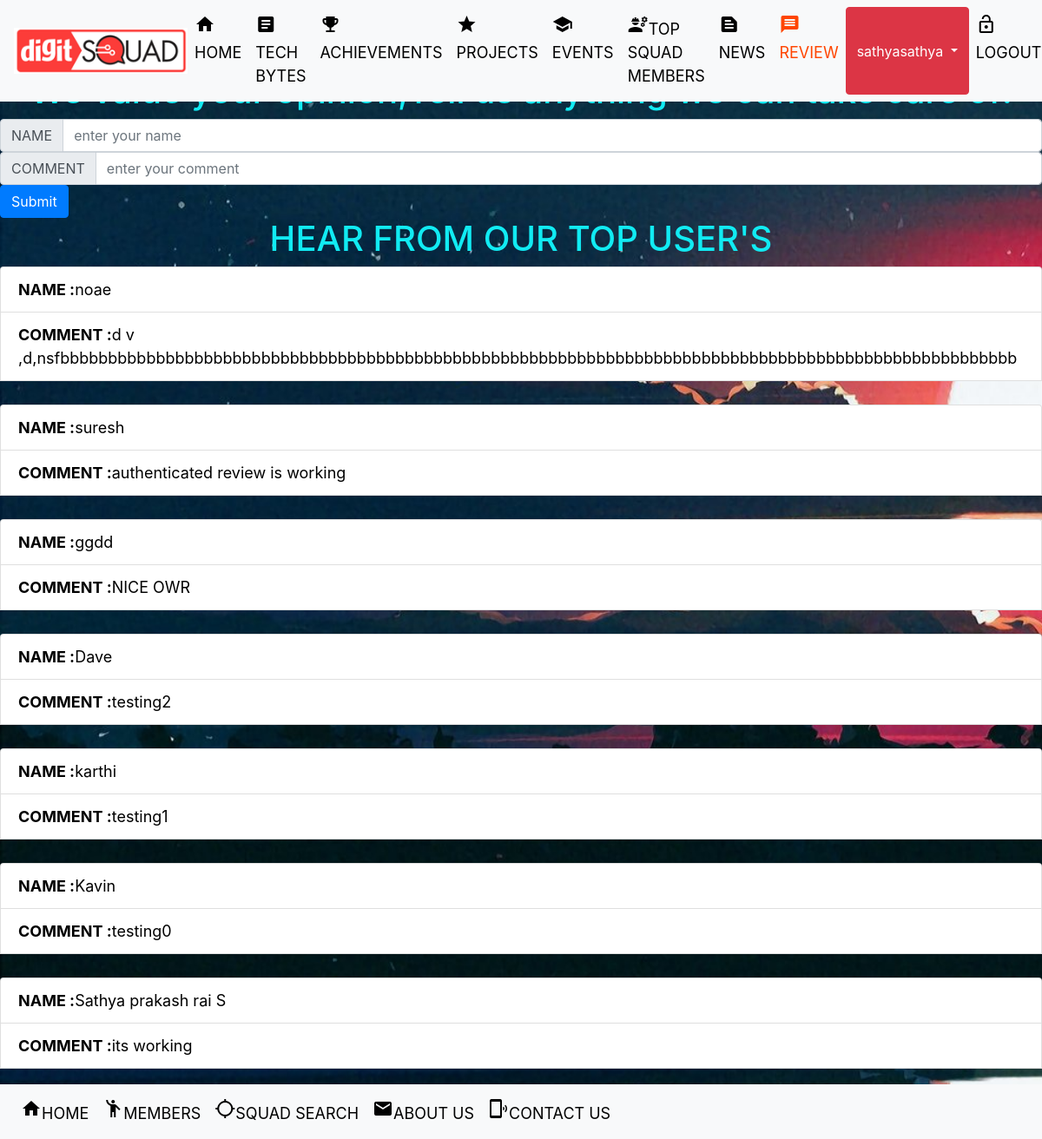
/comment/ (signed in), run on the app's committed database.
### main/models.py (models this page shows)
class review(models.Model):
	name=models.CharField(max_length=100)
	comment=models.CharField(max_length=5000)

### main/views.py (the view)
# urls.py: path('comment/',include("main.urls")),
def comment(request):
    obj = review.objects.all()
    return render(request,"review.html",{'obj':obj})

### templates/review.html (shortened to what this page needs)
<!doctype html>
{% load static %}
<html lang="en">
  <head>
    <link rel="stylesheet" href="https://stackpath.bootstrapcdn.com/bootstrap/4.5.2/css/bootstrap.min.css">
  </head>
  <body>
  <link rel='stylesheet'  href="{% static 'CSS\master.css' %}">
 <nav class="navbar fixed-top navbar-dark bg-light">
  <nav class="navbar fixed-top navbar-expand-lg navbar-warning bg-light">
<div style="width: 200px;">
      <img style="width:200px ;" src="{% static 'images/logo.png' %}" class="img" alt="not found">
  </div>
  <div class="collapse navbar-collapse" id="navbarText">
    <ul class="navbar-nav mr-auto">
      <li class="nav-item active">
        <a class="nav-link" style="color: #000000" href="/basic"><div class="hello"><span class="material-icons">home</span>HOME</div></a>
      </li>
      <li class="nav-item ">
        <a class="nav-link" style="color: #000000" href="/newspost"><div class="hello"><span class="material-icons">article</span>TECH BYTES</div></a>
      </li>
      <li class="nav-item ">
        <a class="nav-link" style="color: #000000" href="/achievements"><div class="hello"><span class="material-icons">emoji_events</span>ACHIEVEMENTS</div></a>
      </li>
      <li class="nav-item ">
        <a class="nav-link" style="color: #000000" href="/project"><div class="hello"><span class="material-icons">star</span>PROJECTS</div></a>
      </li>
      <li class="nav-item ">
        <a class="nav-link" style="color: #000000" href="/events"><div class="hello"><span class="material-icons">school</span>EVENTS</div></a>
      </li>
      <li class="nav-item">
        <a class="nav-link" style="color: #000000" href="/tmembers"><div class="hello"><span class="material-icons">engineering</span>TOP SQUAD MEMBERS</div></a>
      </li>
      <li class="nav-item">
        <a class="nav-link" style="color: #000000" href="/news"><div class="hello"><span class="material-icons">text_snippet</span>NEWS</div></a>
      </li>
      <li class="nav-item">
        <a class="nav-link" style="color: #ff4500" href="/comment"><div class="hello"><span class="material-icons">message</span>REVIEW</div></a>
      </li>
      {% if user.is_authenticated %}
      <div style="border-radius:50%" class="btn-group">
     <button type="button" class="btn btn-danger dropdown-toggle" data-toggle="dropdown" aria-haspopup="true" aria-expanded="false">
      {{request.user.username}}
     </button>
        <li class="nav-item">
        <a class="nav-link" style="color: #000000" href="/logout"><div class="hello"><span class="material-icons">lock_open</span>LOGOUT</div></a>
      </li>
      {% else %}
     &emsp;&emsp;&emsp;&emsp;&emsp;&emsp;&emsp;&emsp;
      </li>
       <li class="nav-item">
        <a class="nav-link" style="color: #000000" href="/login"><div class="hello"><span class="material-icons">login</span>SIGNUP</div></a>
      </li>
      {% endif %}
</div>
    </ul>
  </div>
</nav>
</nav>
 <br>
  <br><br>
  {% if request.user.is_authenticated %}
  <h1 style="text-align:center;"><a style="color: #11EBF3" class="font">We value your opinion,Tell us anything we can take care of!</a></h1>
<form action="add_comment/">{% csrf_token %}
<div class="input-group">
  <div class="input-group-prepend">
    <span class="input-group-text" id="inputGroup-sizing-default">NAME</span>
  </div>
  <input type="text" name ="head" placeholder="enter your name" class="form-control" aria-label="Sizing example input" aria-describedby="inputGroup-sizing-default">
</div>
<div class="input-group">
  <div class="input-group-prepend">
    <span class="input-group-text" id="inputGroup-sizing-default">COMMENT</span>
  </div>
  <input type="text" name ="review" placeholder="enter your comment" class="form-control" aria-label="Sizing example input" aria-describedby="inputGroup-sizing-default">
</div>
<button type="submit" class="btn btn-primary">Submit</button>
{% endif %}
</form>
 <h1 style="text-align:center;"><a style="color: #11EBF3;" class="font">HEAR FROM OUR TOP USER'S</a></h1>
{% for i in obj reversed%}
<ul class="list-group">
  <li class="list-group-item"><b>NAME  :</b>{{i.name}}</li>
  <li  style="overflow-wrap: break-word;"class="list-group-item"><b>COMMENT  :</b>{{i.comment}}</li>
  <br>
 </ul>
{% endfor %}
 </body>
<br><br>
<nav class="navbar fixed-bottom navbar-expand-sm bg-light">
<nav class="navbar fixed-bottom navbar-expand-lg navbar-warning bg-light">
  <div class="collapse navbar-collapse" id="navbarText">
    <ul class="navbar-nav mr-auto">
      <li class="nav-item active">
        <a class="nav-link" style="color: #000000" href="/basic"><div class="hello"><span class="material-icons">home</span>HOME</div></a>
      </li>
      <li class="nav-item ">
        <a class="nav-link" style="color: #000000" href="/members"><div class="hello"><span class="material-icons">emoji_people</span>MEMBERS</div></a>
      </li>
      <li class="nav-item ">
        <a class="nav-link" style="color: #000000" href="/pybot"><div class="hello"><span class="material-icons">location_searching</span>SQUAD SEARCH</div></a>
      </li>
      <li class="nav-item ">
        <a class="nav-link" style="color: #000000" href="/aboutus"><div class="hello"><span class="material-icons">mail</span>ABOUT US</div></a>
      </li>
      <li class="nav-item ">
        <a class="nav-link" style="color: #000000" href="/contactus"><div class="hello"><span class="material-icons">phonelink_ring</span>CONTACT US</div></a>
      </li>
    </ul>
  </div>
</nav>
</nav>
    </body>
  </body>
  </body>
</html>

### static/CSS/master.css (style rules this page uses)
body { color: black; font-size: large; }

### data on the page
review: name "noae", comment "d v ,d,nsfbbbbbbbbbbbbbbbbbbbbbbbbbbbbbbbbbbbbbbbbbbbbbbbbbbbbbbbbbbbbbbbbbbbbbbbbbbbbbbbbbbbbbbbbbbbbbbbbbbbb"
review: name "suresh", comment "authenticated review is working"
review: name "ggdd", comment "NICE OWR"
review: name "Dave", comment "testing2"
review: name "karthi", comment "testing1"
review: name "Kavin", comment "testing0"
review: name "Sathya prakash rai S", comment "its working"

### other printed values
{{ request.user.username }} "sathyasathya"
